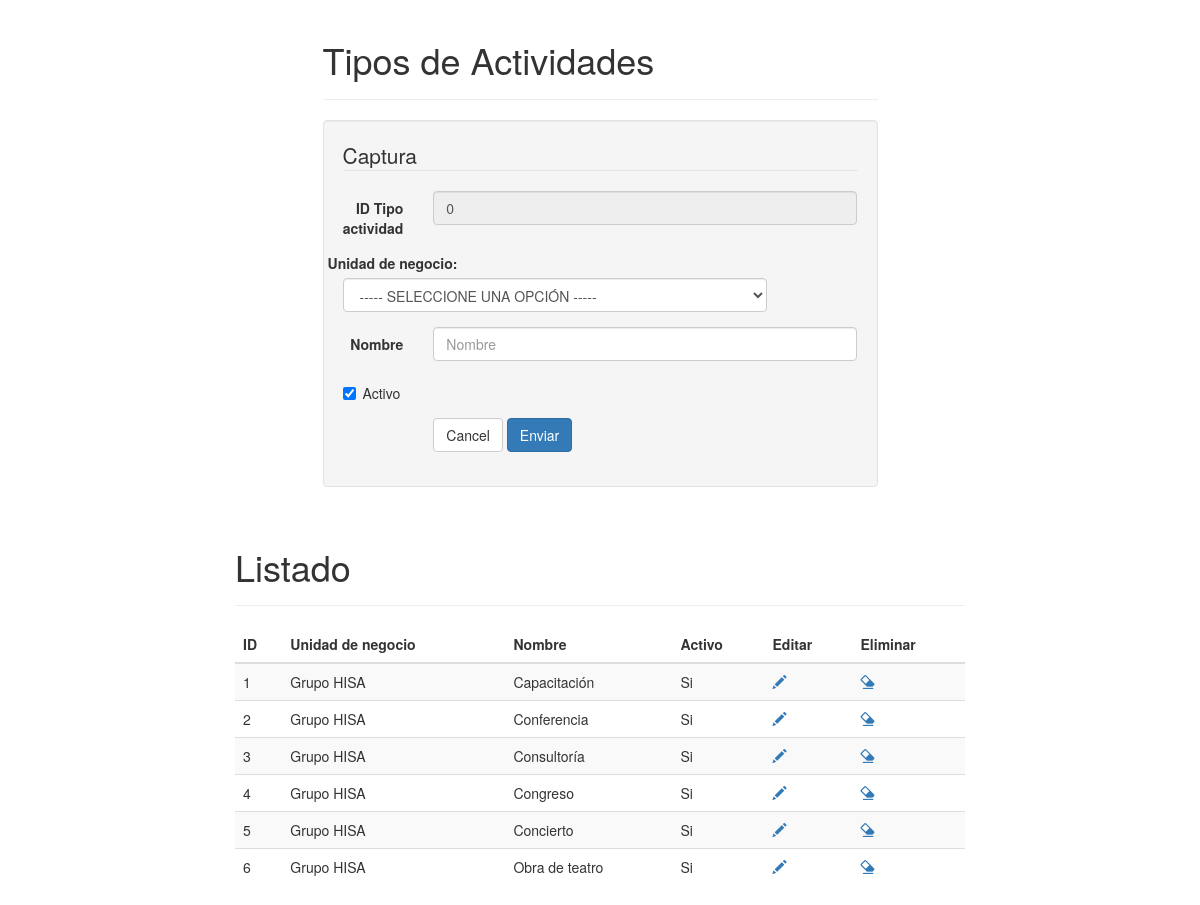
The page /php/cat_tipo_actividad.php on the database its author committed.
### tables this page shows
CREATE TABLE IF NOT EXISTS `tipos_actividades` (
  `cve_tipo` int(11) NOT NULL,
  `cve_unidad_negocio` int(11) NOT NULL,
  `nombre` varchar(50) NOT NULL,
  `activo` bit(1) NOT NULL
);

CREATE TABLE IF NOT EXISTS `unidades_negocio` (
  `cve_unidad_negocio` int(11) NOT NULL,
  `nombre` varchar(50) NOT NULL,
  `activo` bit(1) NOT NULL
);

### php/class/TipoActividad.php (called while the page is built, shortened)
<?php
require_once 'UtilDB.php';
class TipoActividad {
    private $cve_tipo;
    private $nombre;
    function __construct() {
        $nargs = func_num_args();
    }
    private function limpiar() {
        $this->cve_tipo = 0;
        $this->nombre = "";
    }
    function getCve_tipo() {
        return $this->cve_tipo;
    }
    function getNombre() {
        return $this->nombre;
    }
}

### php/class/UtilDB.php (called while the page is built, shortened)
<?php
class UtilDB {
    private static $servername = "localhost";
    private static $username = "root";
    private static $password = "";
    private static $database = "ovc";
    static function getConnection() {
        try {
            $cnxString = "mysql:host=" . UtilDB::$servername . ";dbname=" . UtilDB::$database;
            $params = array(PDO::MYSQL_ATTR_INIT_COMMAND => "SET NAMES utf8", PDO::ATTR_ERRMODE => PDO::ERRMODE_EXCEPTION, PDO::ATTR_CASE => PDO::CASE_LOWER);
            $cnx = new PDO($cnxString, UtilDB::$username, UtilDB::$password, $params);
        } catch (PDOException $e) {
            echo "Connection failed: " . $e->getMessage();
        }
        return $cnx;
    }
    static function ejecutaConsulta($sql) {
        $cnx = UtilDB::getConnection();
        $rst = $cnx->query($sql);
        return $rst;
    }
}

### php/cat_tipo_actividad.php (the view, shortened to what this page needs)
<?php
require_once 'class/TipoActividad.php';
$ta = new TipoActividad();
$sql = "SELECT ta.cve_tipo, un.cve_unidad_negocio, un.nombre as unidad_negocio, ta.nombre as actividad, ta.activo ";
$sql.= "FROM tipos_actividades ta ";
$sql.= "INNER JOIN unidades_negocio un on un.cve_unidad_negocio=ta.cve_unidad_negocio ";
$sql.= "ORDER BY ta.cve_tipo ";
$rst = UtilDB::ejecutaConsulta($sql);
?>
<!DOCTYPE html>
<html lang="es">
    <head>
        <link href="../twbs/bootstrap-3.3.5-dist/css/bootstrap.min.css" rel="stylesheet"/>
    </head>
    <body>
        <div class="container">
            <div class="row">
                <div class="col-md-6 col-md-offset-3">
                    <div class="page-header">
                        <h1 id="forms">Tipos de Actividades</h1>
                    </div>
                </div>
            </div>
             <div class="row">
                <div class="col-md-6 col-md-offset-3">
                    <div class="well bs-component">
                        <form id="frm_captura" name="frm_captura" class="form-horizontal" method="post" action="<?php echo htmlspecialchars($_SERVER["PHP_SELF"]); ?>">
                            <fieldset>
                                <legend>Captura</legend>
                                <div class="form-group">
                                    <label for="txtCveTipo" class="col-lg-2 control-label">ID Tipo actividad</label>
                                    <div class="col-lg-10">
                                        <input type="text" class="form-control" id="txtCveTipo" name="txtCveTipo" placeholder="ID Tipo actividad" readonly value="<?php echo($ta != NULL ? $ta->getCve_tipo():""); ?>">
                                    </div>
                                </div>
                                <div class="form-group">
                                    <label for="txtCveUnidadNegocio">Unidad de negocio:</label>
                                    <div class="col-lg-10">
                                        <select name="txtCveUnidadNegocio" id="txtCveUnidadNegocio" class="form-control">
                                            <option value="0">----- SELECCIONE UNA OPCIÓN -----</option>
                                            <?php
                                            $sql2 = "SELECT * FROM unidades_negocio WHERE activo=1 ORDER BY cve_unidad_negocio";
                                            $rst2 = UtilDB::ejecutaConsulta($sql2);
                                            ?>
                                        </select>
                                    </div>
                                </div>
                                <div class="form-group">
                                    <label for="txtNombre" class="col-lg-2 control-label">Nombre</label>
                                    <div class="col-lg-10">
                                        <input type="text" class="form-control" id="txtNombre" name="txtNombre" placeholder="Nombre" value="<?php echo($ta != NULL ? $ta->getNombre():""); ?>">
                                    </div>
                                </div>
                                <div class="form-group">
                                    <div class="col-lg-10">
                                        <div class="checkbox">
                                            <label>
                                                <input type="checkbox" id="cbxActivo" name="cbxActivo" <?php echo($ta != NULL ? ($ta->getCve_tipo() != 0 ? ($ta->getActivo() ? "checked" : "") : "checked"):""); ?>> Activo
                                            </label>
                                        </div>
                                    </div>
                                </div>
                                <div class="form-group">
                                    <div class="col-lg-10 col-lg-offset-2">
                                        <button type="button" class="btn btn-default" onclick="limpiar();">Cancel</button>
                                        <button type="button" class="btn btn-primary" onclick="grabar();">Enviar</button>
                                    </div>
                                </div>
                            </fieldset>
                        </form>
                    </div>
                </div>
            </div>
            <?php if($rst->rowCount() > 0){?>
            <div class="col-md-8 col-md-offset-2">
                <div class="page-header">
                    <h1 id="tables">Listado</h1>
                </div>
                <div class="bs-component">
                    <table class="table table-striped table-hover ">
                        <thead>
                            <tr>
                                <th>ID</th>
                                <th>Unidad de negocio</th>
                                <th>Nombre</th>
                                <th>Activo</th>
                                <th>Editar</th>
                                <th>Eliminar</th>
                            </tr>
                        </thead>
                        <tbody>
                            <?php foreach ($rst as $row){?>
                            <tr>
                                <td><?php echo($row['cve_tipo']);?></td>
                                <td><?php echo($row['unidad_negocio']);?></td>
                                <td><?php echo($row['actividad']);?></td>
                                <td><?php echo($row['activo'] == 1 ? "Si":"No");?></td>
                                <td><a href="javascript:void(0);" onclick="editar(<?php echo($row['cve_tipo']);?>, <?php echo($row['cve_unidad_negocio']);?>);"><span class="glyphicon glyphicon-pencil"></span></a></td>
                                <td><a href="javascript:void(0);" onclick="if(confirm('¿Está realmente seguro de eliminar este registro?')){eliminar(<?php echo($row['cve_tipo']);?>, <?php echo($row['cve_unidad_negocio']);?>);}else{ return false;};"><span class="glyphicon glyphicon-erase"></span></a></td>
                            </tr>
                            <?php } $rst->closeCursor();?>
                        </tbody>
                    </table>
                </div>
            </div>
            <?php }?>
        </div>
    </body>
</html>

### rows shown on the page
tipos_actividades: cve_tipo "1", cve_unidad_negocio.nombre "Grupo HISA", nombre "Capacitación", activo "Si"
tipos_actividades: cve_tipo "2", cve_unidad_negocio.nombre "Grupo HISA", nombre "Conferencia", activo "Si"
tipos_actividades: cve_tipo "3", cve_unidad_negocio.nombre "Grupo HISA", nombre "Consultoría", activo "Si"
tipos_actividades: cve_tipo "4", cve_unidad_negocio.nombre "Grupo HISA", nombre "Congreso", activo "Si"
tipos_actividades: cve_tipo "5", cve_unidad_negocio.nombre "Grupo HISA", nombre "Concierto", activo "Si"
tipos_actividades: cve_tipo "6", cve_unidad_negocio.nombre "Grupo HISA", nombre "Obra de teatro", activo "Si"
